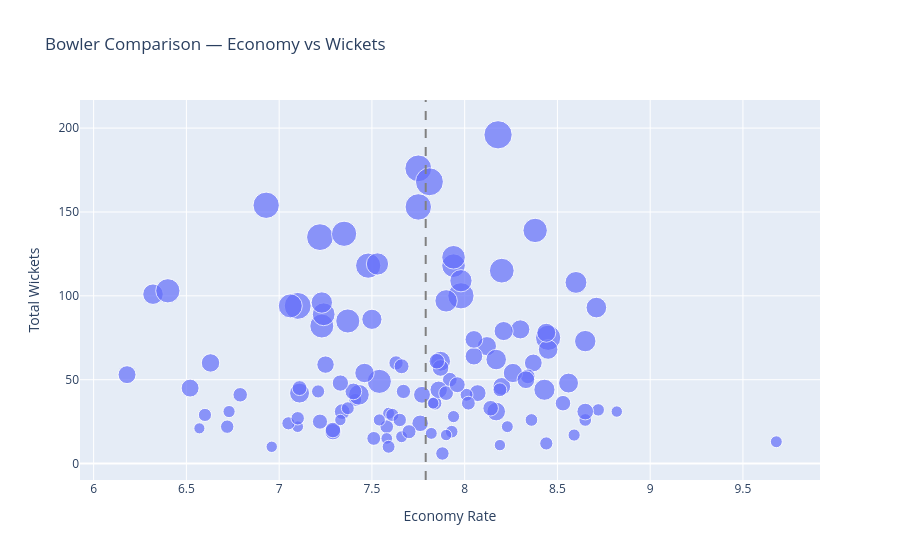

The code cell stored with this chart in its notebook:
### Code cell
# Economy vs Wickets scatter
# Best bowlers = bottom right (lots of wickets, low economy)
fig = px.scatter(bowler_stats, x="economy", y="wickets",
                 hover_name="bowler",
                 size="matches",
                 title="Bowler Comparison — Economy vs Wickets",
                 labels={"economy": "Economy Rate", "wickets": "Total Wickets"})

fig.add_vline(x=bowler_stats["economy"].median(), line_dash="dash", line_color="gray")
fig.show()

### Figure 1 — Plotly figure (JSON) as saved in the notebook; plotly's stock layout.template omitted (floating-point values rounded to 4 significant figures)
{"data": [{"hovertemplate": "<b>%{hovertext}</b><br><br>Economy Rate=%{x}<br>Total Wickets=%{y}<br>matches=%{marker.size}<extra></extra>", "hovertext": ["A Zampa", "AC Agar", "AC Thomas", "AD Russell", "AJ Nair", "AJ Turner", "AJ Tye", "AM Hardie", "AW O'Brien", "B Doggett", "B Laughlin", "B Lee", "B Stanlake", "BAD Manenti", "BCJ Cutting", "BJ Dwarshuis", "BJ Webster", "BL Couch", "BW Hilfenhaus", "C Connolly", "CA Rose", "CD Hinchliffe", "CJ Boyce", "CJ Gannon", "CJ Green", "CJ Jordan", "CJ McKay", "CP Tremain", "CR Brathwaite", "DA Payne", "DE Bollinger", "DJ Bravo", "DJ Willey", "DJ Worrall", "DJM Short", "DP Nannes", "DR Sams", "DT Christian", "EP Gulbis", "Fawad Ahmed", "GB Hogg", "GJ Maxwell", "GS Sandhu", "H Kerr", "HNA Conway", "HTRY Thornton", "Haris Rauf", "J Botha", "J Edwards", "J Overton", "JA Prestwidge", "JA Richardson", "JC Archer", "JD Cook", "JD Wildermuth", "JJ Bazley", "JK Lalor", "JL Pattinson", "JM Bird", "JP Behrendorff", "JP Faulkner", "JR Hopes", "JS Paris", "JW Hastings", "KW Richardson", "L Pope", "L Wood", "LC Hatcher", "LN O'Connor", "LR Morris", "M Kelly", "MA Beer", "MC Henriques", "MG Neser", "MJ Owen", "MJ Swepson", "MP Kuhnemann", "MP Stoinis", "MR Marsh", "MT Renshaw", "MT Steketee", "MW Short", "Mohammad Nabi", "Mujeeb Ur Rahman", "N McAndrew", "NJ Maddinson", "NJ Rimmington", "NM Coulter-Nile", "NM Hauritz", "NM Lyon", "NT Ellis", "Nikhil Chaudhary", "P Hatzoglou", "PG Dooley", "PM Siddle", "Qais Ahmad", "RP Meredith", "Rashid Khan", "S Lamichhane", "SA Abbott", "SH Johnson", "SL Rainbird", "SM Boland", "SNJ O'Keefe", "SR Watson", "SW Tait", "T Murphy", "T Sangha", "TH David", "TK Curran", "TLW Cooper", "TM Head", "TS Rogers", "W Sutherland", "WA Agar", "XC Bartlett", "XJ Doherty", "Zahir Khan"], "legendgroup": "", "marker": {"color": "#636efa", "size": [116, 93, 20, 26, 30, 43, 116, 46, 22, 51, 90, 34, 64, 37, 103, 126, 39, 26, 31, 28, 56, 26, 103, 25, 117, 62, 35, 49, 23, 22, 39, 45, 28, 46, 72, 24, 96, 111, 28, 93, 55, 94, 81, 51, 23, 35, 33, 64, 33, 27, 23, 80, 27, 24, 60, 39, 59, 31, 84, 112, 66, 28, 51, 36, 113, 50, 21, 24, 23, 35, 39, 52, 44, 99, 23, 94, 61, 68, 45, 31, 77, 69, 40, 52, 74, 22, 41, 74, 21, 36, 80, 21, 45, 21, 103, 27, 90, 68, 43, 129, 28, 24, 59, 95, 21, 31, 29, 49, 29, 51, 27, 32, 59, 64, 69, 58, 29, 29], "sizemode": "area", "sizeref": 0.3225, "symbol": "circle"}, "mode": "markers", "name": "", "orientation": "v", "showlegend": false, "type": "scatter", "x": [7.22, 7.23, 6.57, 8.36, 7.58, 7.29, 7.75, 8.07, 7.1, 8.2, 7.94, 6.79, 7.87, 7.22, 8.45, 7.81, 7.29, 8.65, 7.84, 6.6, 8.17, 7.93, 7.48, 8.72, 7.1, 8.45, 7.92, 7.86, 7.59, 7.83, 8.14, 7.87, 7.61, 7.77, 8.43, 6.73, 8.38, 7.98, 8.44, 7.06, 6.63, 7.54, 7.9, 8.37, 8.23, 8.34, 7.63, 7.11, 7.67, 8.01, 7.82, 7.53, 7.41, 7.54, 8.26, 8.53, 8.12, 8.02, 7.24, 6.93, 7.5, 7.05, 8.33, 7.66, 7.75, 8.05, 8.82, 7.94, 7.66, 7.9, 7.85, 6.52, 7.76, 8.2, 9.68, 7.37, 7.46, 8.17, 8.65, 7.51, 8.6, 7.43, 7.34, 6.18, 8.65, 7.58, 7.96, 7.23, 8.19, 7.11, 7.98, 6.96, 7.4, 7.33, 7.35, 7.37, 7.94, 6.32, 7.33, 8.18, 7.21, 8.59, 8.3, 6.4, 7.9, 8.19, 6.72, 7.25, 7.88, 8.05, 7.59, 7.7, 8.21, 8.56, 8.71, 8.44, 7.65, 7.1], "xaxis": "x", "y": [135, 82, 21, 26, 22, 19, 176, 42, 22, 46, 118, 41, 61, 25, 75, 168, 20, 26, 36, 29, 31, 19, 118, 32, 94, 68, 50, 44, 30, 36, 33, 57, 29, 41, 44, 31, 139, 100, 12, 94, 60, 49, 97, 60, 22, 52, 60, 42, 43, 41, 18, 119, 38, 26, 54, 36, 70, 36, 89, 154, 86, 24, 50, 58, 153, 64, 31, 28, 16, 42, 61, 45, 24, 115, 13, 85, 54, 62, 31, 15, 108, 41, 31, 53, 73, 15, 47, 96, 11, 45, 109, 10, 43, 26, 137, 33, 123, 101, 48, 196, 43, 17, 80, 103, 17, 44, 22, 59, 6, 74, 10, 19, 79, 48, 93, 78, 26, 27], "yaxis": "y"}], "layout": {"legend": {"itemsizing": "constant", "tracegroupgap": 0}, "shapes": [{"line": {"color": "gray", "dash": "dash"}, "type": "line", "x0": 7.79, "x1": 7.79, "xref": "x", "y0": 0, "y1": 1, "yref": "y domain"}], "title": {"text": "Bowler Comparison — Economy vs Wickets"}, "xaxis": {"anchor": "y", "domain": [0, 1], "title": {"text": "Economy Rate"}}, "yaxis": {"anchor": "x", "domain": [0, 1], "title": {"text": "Total Wickets"}}}}
